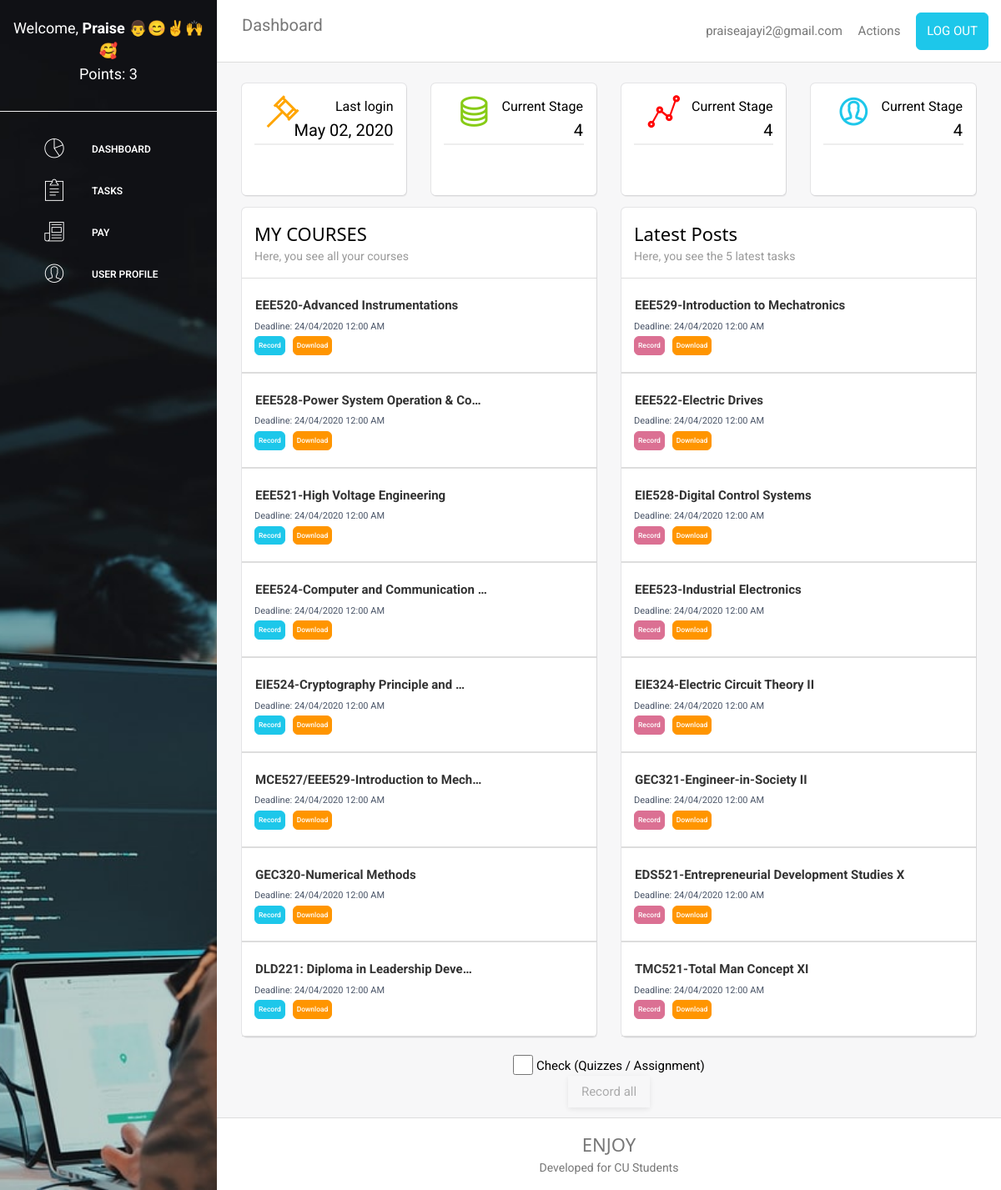
/student (signed in), run on an earlier commit of the app's database.
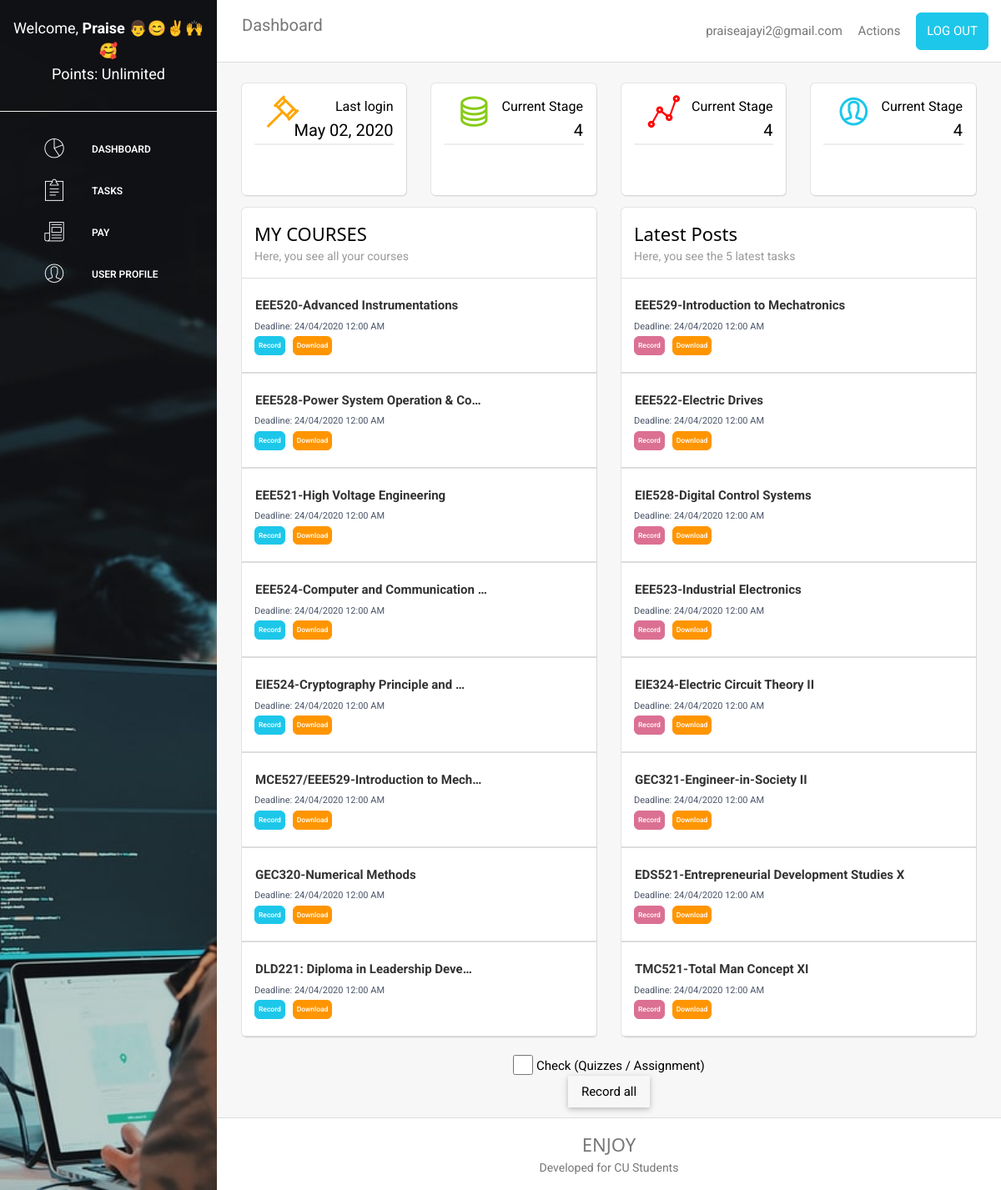
And on a later commit of the database.
### scraper/models.py (models this page shows, shortened)
class User(AbstractUser):
    username = models.CharField(max_length=20, unique=False)
    email = models.EmailField(_('email address'), unique=True)
    USERNAME_FIELD = 'email'
    REQUIRED_FIELDS = ["username"]
    objects = CustomUserManager()

class UserProfile(models.Model):
    BASIC = 'BC'
    BIG_BOSS = 'BB'
    NONE = "NN"
    CHOICE_PLAN = [(BASIC, "BASIC"), (BIG_BOSS, "BIG BOSS"), (NONE,"NONE")]
    user = models.OneToOneField(User, on_delete=models.CASCADE)
    points = models.IntegerField(default=1)
    paid = models.BooleanField(default=False)
    plan = models.CharField(max_length=2, choices=CHOICE_PLAN, default=NONE)

### scraper/views.py (the view)
# urls.py: path("student", views.student, name="student"),
@login_required()
def student(request):
    user = request.user
    if request.POST:
        form = MoodleDetailsForm(request.POST)
        if form.is_valid():
            username = form.cleaned_data["matric_num"]
            password = form.cleaned_data["password"]
            context = {}
            try:
                MoodleDetails.objects.get(user=user)
            except MoodleDetails.DoesNotExist:
                MoodleDetails.objects.create(user=user, username=username, password=password)
                person, error = create_session(request)
                if "invalid" in error:
                    print(f"Invalid login : {error}" )
                    context["error"] = error
                    return render(request, "scraper/student.html", context)
                details = person.get_course_links()
                for index in range(0, len(details), 2):
                    Course.objects.create(user=user, course_name=details[index+1], course_url=details[index])
    else:
        form = MoodleDetailsForm()
    user_courses = Course.objects.filter(user=user)
    user_course_one = [course for course in user_courses[::2]]
    user_course_two = [course for course in user_courses[1::2]]
    last_login = user.last_login.strftime("%b %d, %Y")
    context = {
        "course_one":user_course_one,
        "course_two":user_course_two,
        "user": user,
        "form":form,
        "last_login":last_login,
    }
    return render(request, "scraper/student.html", context)

### scraper/forms.py
class MoodleDetailsForm(forms.ModelForm):
    matric_num = forms.CharField(widget=forms.TextInput(attrs={'class': "w3-input w3-border w3-margin-bottom w3-round", "placeholder":"Matric Number"}))
    password = forms.CharField(widget=forms.PasswordInput(attrs={"class":"w3-input w3-border w3-round","placeholder":"Password"}))
    class Meta:
        model = MoodleDetails
        fields = ("matric_num", "password")

### templates/scraper/student.html (shortened to what the changed rows need)
{%extends "base.html"%}
{%load static%}
{%block content%}
<body>
    <div class="sidenav" id="sidenav">
        <div class="sidehead" id="sidehead1" style="color:white; text-align:center; padding:10px 15px;font-size:18px">
            <span>Welcome, <strong>{{user.username}} 👨😊✌🙌🥰</strong></span><br>
            <p>Points: {%if user.userprofile.paid %} Unlimited {%else %} {{user.userprofile.points}}{%endif%}</p>
        </div>
    </div>
    <div class="main" id="main">
        <div class="navbar">
            <div class="row navelem">
                <div class="othnav rest">
                    <ul style="margin:0; float: right;">
                        <li>{{user.email}}</li>
                        <li>Actions </li>
                        <li><button class="btn blue" onclick="location.href='{%url 'logout'%}'" type="submit">LOG
                                OUT</button> </li>
                    </ul>
                </div>
            </div>
        </div>
        <div class="mainblrbs">
            <div class="details row">
                <div class="row">
                    <div class="quarter">
                        <div class="blurbs pd15">
                            <div class="row" style="padding-bottom: 25px;">
                                <div class="md12">
                                    <div class="blb-text rest">
                                        <p style="font-size: 16px;">Last login</p>
                                        <p class="blurb-num">{{last_login}}</p>
                                    </div>
                                </div>
                            </div>
                        </div>
                    </div>
                </div>
            </div>
        </div>
        {%if course_one or course_two %}
        <div class="w3-center  w3-margin-top">
            <form action="{% url 'all_course'%}" method="POST" id="post-form">
                <input type="checkbox" id="check" name="check-quiz" class="w3-check"> Check (Quizzes /
                Assignment)<br>
                <div {%if not user.userprofile.paid %}class="tooltip" {%endif%}>
                    <input class="w3-button  w3-card" value="Record all" type="submit" {%if not user.userprofile.paid%}
                        disabled {%endif%}>
                </div>
            </form>
        </div>
        {%endif%}
    </div>
</body>
{%endblock content%}

What changed in the data, as far as the page shows it:
changed through a linked row, User "Praise": userprofile.points "3" → (not shown)
Also different on the page:
text now shown: "Unlimited"
